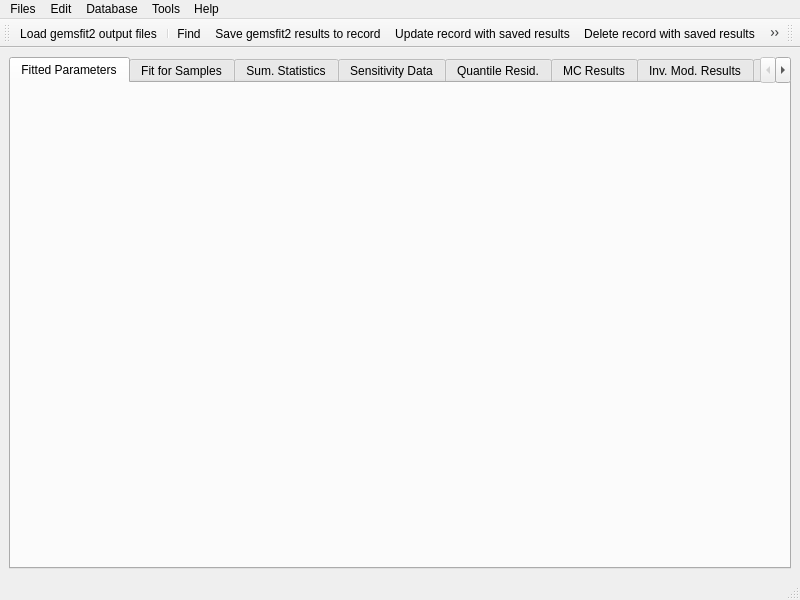
<?xml version="1.0" encoding="UTF-8"?>
<ui version="4.0">
 <class>FitResultsWindow</class>
 <widget class="QMainWindow" name="FitResultsWindow">
  <property name="windowModality">
   <enum>Qt::NonModal</enum>
  </property>
  <property name="geometry">
   <rect>
    <x>0</x>
    <y>0</y>
    <width>800</width>
    <height>600</height>
   </rect>
  </property>
  <property name="windowTitle">
   <string>GEMSFITS Results Viewer</string>
  </property>
  <property name="windowIcon">
   <iconset resource="../fgui.qrc">
    <normaloff>:/modules/Icons/FitSpaceModuleIcon.png</normaloff>:/modules/Icons/FitSpaceModuleIcon.png</iconset>
  </property>
  <widget class="QWidget" name="centralwidget">
   <layout class="QVBoxLayout" name="verticalLayout">
    <item>
     <widget class="QTabWidget" name="tabsResults">
      <property name="currentIndex">
       <number>0</number>
      </property>
      <widget class="QWidget" name="tabFitParams">
       <attribute name="title">
        <string>Fitted Parameters</string>
       </attribute>
       <layout class="QVBoxLayout" name="verticalLayout_4"/>
      </widget>
      <widget class="QWidget" name="tabFitResults">
       <attribute name="title">
        <string>Fit for Samples</string>
       </attribute>
       <layout class="QVBoxLayout" name="verticalLayout_6"/>
      </widget>
      <widget class="QWidget" name="tabStatistic">
       <attribute name="title">
        <string>Sum. Statistics</string>
       </attribute>
       <layout class="QVBoxLayout" name="verticalLayout_2"/>
      </widget>
      <widget class="QWidget" name="tabSensitivity">
       <attribute name="title">
        <string>Sensitivity Data</string>
       </attribute>
       <layout class="QVBoxLayout" name="verticalLayout_7"/>
      </widget>
      <widget class="QWidget" name="tabQuantiles">
       <attribute name="title">
        <string>Quantile Resid.</string>
       </attribute>
       <layout class="QVBoxLayout" name="verticalLayout_8"/>
      </widget>
      <widget class="QWidget" name="tabMcResults">
       <attribute name="title">
        <string>MC Results</string>
       </attribute>
       <layout class="QVBoxLayout" name="verticalLayout_5"/>
      </widget>
      <widget class="QWidget" name="tabInverse">
       <attribute name="title">
        <string>Inv. Mod. Results</string>
       </attribute>
       <layout class="QVBoxLayout" name="verticalLayout_9"/>
      </widget>
      <widget class="QWidget" name="tabLog">
       <attribute name="title">
        <string>gemsfit2 log</string>
       </attribute>
       <layout class="QVBoxLayout" name="verticalLayout_3">
        <item>
         <widget class="QTextEdit" name="textEdit"/>
        </item>
       </layout>
      </widget>
      <widget class="QWidget" name="tabPlotData">
       <attribute name="title">
        <string>Plot Setup</string>
       </attribute>
      </widget>
     </widget>
    </item>
   </layout>
  </widget>
  <widget class="QMenuBar" name="menubar">
   <property name="geometry">
    <rect>
     <x>0</x>
     <y>0</y>
     <width>800</width>
     <height>20</height>
    </rect>
   </property>
   <widget class="QMenu" name="menuFiles">
    <property name="title">
     <string>Files</string>
    </property>
    <addaction name="actionOpen_File"/>
    <addaction name="actionSave_File"/>
    <addaction name="actionPrint"/>
    <addaction name="separator"/>
    <addaction name="actionClose"/>
   </widget>
   <widget class="QMenu" name="menuTools">
    <property name="title">
     <string>Tools</string>
    </property>
    <addaction name="actionPlot_Results"/>
    <addaction name="separator"/>
    <addaction name="action_Find_from_Plot"/>
   </widget>
   <widget class="QMenu" name="menuHelp">
    <property name="title">
     <string>Help</string>
    </property>
    <addaction name="actionAbout_Results_window"/>
    <addaction name="actionAbout_Graph_Dialog"/>
    <addaction name="actionAbout_GEMSFITS"/>
    <addaction name="actionAbout_gemsfits2_Code"/>
   </widget>
   <widget class="QMenu" name="menuEdit">
    <property name="title">
     <string>Edit</string>
    </property>
    <addaction name="separator"/>
    <addaction name="actionCalculator"/>
    <addaction name="actionMark_Columns_as_X"/>
    <addaction name="actionMark_Columns_as_Y"/>
    <addaction name="separator"/>
    <addaction name="actionSelect_column"/>
    <addaction name="actionSelect_all"/>
    <addaction name="separator"/>
    <addaction name="actionC_ut"/>
    <addaction name="action_Copy"/>
    <addaction name="action_Paste"/>
    <addaction name="actionPaste_transposed"/>
    <addaction name="actionClear"/>
   </widget>
   <widget class="QMenu" name="menuDatabase">
    <property name="title">
     <string>Database</string>
    </property>
    <addaction name="action_Insert"/>
    <addaction name="separator"/>
    <addaction name="actionUpdate"/>
    <addaction name="actionDelete"/>
    <addaction name="separator"/>
    <addaction name="actionExport"/>
   </widget>
   <addaction name="menuFiles"/>
   <addaction name="menuEdit"/>
   <addaction name="menuDatabase"/>
   <addaction name="menuTools"/>
   <addaction name="menuHelp"/>
  </widget>
  <widget class="QStatusBar" name="statusbar"/>
  <widget class="QToolBar" name="toolBar">
   <property name="windowTitle">
    <string>toolBar</string>
   </property>
   <attribute name="toolBarArea">
    <enum>TopToolBarArea</enum>
   </attribute>
   <attribute name="toolBarBreak">
    <bool>false</bool>
   </attribute>
   <addaction name="actionOpen_File"/>
   <addaction name="separator"/>
   <addaction name="action_Find"/>
   <addaction name="action_Insert"/>
   <addaction name="actionUpdate"/>
   <addaction name="actionDelete"/>
   <addaction name="separator"/>
   <addaction name="actionPlot_Results"/>
   <addaction name="separator"/>
   <addaction name="actionAbout_Results_window"/>
  </widget>
  <widget class="QToolBar" name="toolBarKey">
   <property name="windowTitle">
    <string>toolBar_2</string>
   </property>
   <attribute name="toolBarArea">
    <enum>TopToolBarArea</enum>
   </attribute>
   <attribute name="toolBarBreak">
    <bool>false</bool>
   </attribute>
  </widget>
  <action name="actionOpen_File">
   <property name="icon">
    <iconset resource="../fgui.qrc">
     <normaloff>:/menu/Icons/ShowFilesIcon.png</normaloff>:/menu/Icons/ShowFilesIcon.png</iconset>
   </property>
   <property name="text">
    <string>Load gemsfit2 output files...</string>
   </property>
  </action>
  <action name="actionSave_File">
   <property name="text">
    <string>Save results table to csv file...</string>
   </property>
  </action>
  <action name="actionClose">
   <property name="text">
    <string>Close results viewer window</string>
   </property>
  </action>
  <action name="action_Insert">
   <property name="icon">
    <iconset resource="../fgui.qrc">
     <normaloff>:/menu/Icons/NewCloneRecordIcon.png</normaloff>:/menu/Icons/NewCloneRecordIcon.png</iconset>
   </property>
   <property name="text">
    <string>&amp;Save gemsfit2 results to record</string>
   </property>
  </action>
  <action name="actionUpdate">
   <property name="icon">
    <iconset resource="../fgui.qrc">
     <normaloff>:/menu/Icons/SaveCurrentRecordIcon.png</normaloff>:/menu/Icons/SaveCurrentRecordIcon.png</iconset>
   </property>
   <property name="text">
    <string>&amp;Update record with saved results</string>
   </property>
  </action>
  <action name="actionDelete">
   <property name="icon">
    <iconset resource="../fgui.qrc">
     <normaloff>:/menu/Icons/DeleteCurrentRecordIcon.png</normaloff>:/menu/Icons/DeleteCurrentRecordIcon.png</iconset>
   </property>
   <property name="text">
    <string>&amp;Delete record with saved results</string>
   </property>
  </action>
  <action name="actionExport">
   <property name="text">
    <string>&amp;Export record to JSON file...</string>
   </property>
  </action>
  <action name="action_Copy">
   <property name="text">
    <string>&amp;Copy</string>
   </property>
  </action>
  <action name="action_Paste">
   <property name="text">
    <string>&amp;Paste</string>
   </property>
  </action>
  <action name="actionPlot_Results">
   <property name="icon">
    <iconset resource="../fgui.qrc">
     <normaloff>:/modules/Icons/RTparmModuleIcon.png</normaloff>:/modules/Icons/RTparmModuleIcon.png</iconset>
   </property>
   <property name="text">
    <string>Plot parameter optimization results...</string>
   </property>
  </action>
  <action name="actionAbout_Results_window">
   <property name="icon">
    <iconset resource="../fgui.qrc">
     <normaloff>:/menu/Icons/ShowHelpWindowIcon.png</normaloff>:/menu/Icons/ShowHelpWindowIcon.png</iconset>
   </property>
   <property name="text">
    <string>About Results Viewer</string>
   </property>
  </action>
  <action name="actionAbout_Graph_Dialog">
   <property name="text">
    <string>About Graph Dialog</string>
   </property>
  </action>
  <action name="actionAbout_GEMSFITS">
   <property name="text">
    <string>About GEMSFITS</string>
   </property>
  </action>
  <action name="actionPrint">
   <property name="icon">
    <iconset resource="../fgui.qrc">
     <normaloff>:/menu/Icons/PrintDataToFileIcon.png</normaloff>:/menu/Icons/PrintDataToFileIcon.png</iconset>
   </property>
   <property name="text">
    <string>Print</string>
   </property>
  </action>
  <action name="actionAdd_Columns">
   <property name="text">
    <string>Add Columns...</string>
   </property>
  </action>
  <action name="actionDelete_Columns">
   <property name="text">
    <string>Delete Columns...</string>
   </property>
  </action>
  <action name="actionMark_Columns_as_X">
   <property name="text">
    <string>Mark columns as &amp;X (toggle) ... </string>
   </property>
  </action>
  <action name="actionMark_Columns_as_Y">
   <property name="text">
    <string>Mark columns as Y (toggle)...</string>
   </property>
  </action>
  <action name="actionClear">
   <property name="text">
    <string>Clear</string>
   </property>
   <property name="shortcut">
    <string>Ctrl+Del</string>
   </property>
  </action>
  <action name="action_Find">
   <property name="icon">
    <iconset resource="../fgui.qrc">
     <normaloff>:/menu/Icons/SelectDisplayRecordIcon.png</normaloff>:/menu/Icons/SelectDisplayRecordIcon.png</iconset>
   </property>
   <property name="text">
    <string>&amp;Find...</string>
   </property>
  </action>
  <action name="actionCalculator">
   <property name="text">
    <string>Calculator ...</string>
   </property>
  </action>
  <action name="actionSelect_column">
   <property name="text">
    <string>Select co&amp;lumn</string>
   </property>
  </action>
  <action name="actionSelect_all">
   <property name="text">
    <string>Select &amp;all columns</string>
   </property>
  </action>
  <action name="actionC_ut">
   <property name="text">
    <string>C&amp;ut</string>
   </property>
  </action>
  <action name="actionPaste_transposed">
   <property name="text">
    <string>Paste &amp;transposed</string>
   </property>
  </action>
  <action name="action_Find_from_Plot">
   <property name="text">
    <string>&amp;Find a sample on the plot fragment...</string>
   </property>
  </action>
  <action name="actionAbout_gemsfits2_Code">
   <property name="text">
    <string>About gemsfits2 code</string>
   </property>
  </action>
 </widget>
 <resources>
  <include location="../fgui.qrc"/>
 </resources>
 <connections/>
</ui>
